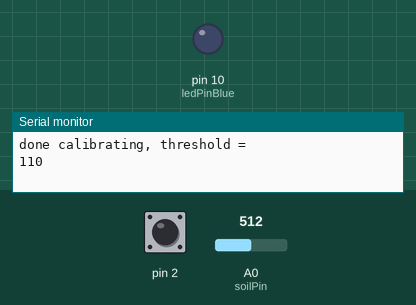
The sketch below on a simulated Arduino Uno, built with avr-gcc and run on an emulated ATmega328P. On the bench: output pins drawn as LEDs (lit = HIGH), the last lines printed to the serial monitor. The test bench sets the inputs (shaded band); at power-on: pin 2 HIGH, A0 (soilPin) = 512. Pins used as bus, display or sensor lines are not drawn.

Above: at 6.2 s.
6.3 s: pin 2 pulled LOW for 0.15 s
At 6.7 s:
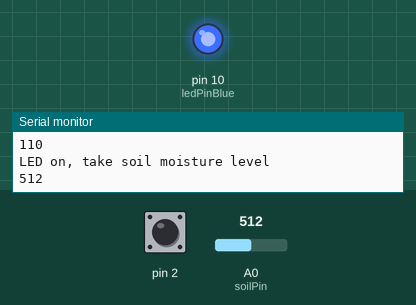
7.9 s: pin 2 pulled LOW for 1 s
At 9.0 s:
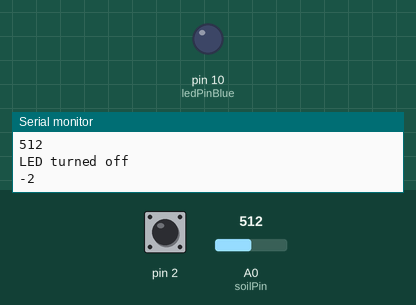
10.4 s: pin 2 pulled LOW for 3.2 s
At 10.9 s:
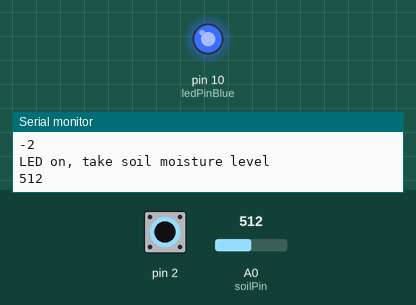
Timing chart, 0 to 13.4 s (numbered marks = the images above; inputs shaded):
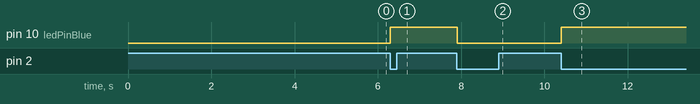

Measured:
- after the input at 6.3 s, pin 10 (ledPinBlue): LOW → HIGH at once
- after the input at 7.9 s, pin 10 (ledPinBlue): HIGH → LOW at once
- after the input at 10.4 s, pin 10 (ledPinBlue): LOW → HIGH at once

The sketch:

Garden_Helper.ino
```cpp
#include <CapacitiveSensor.h>


CapacitiveSensor blueSensor = CapacitiveSensor(4,2);


const int ledPinBlue =10;


int prevTouchStateBlue = LOW;
bool powerOnBlue = false;


int soilVal;
int soilPin = A0;
int soilPower = 13;


int threshold = 0; //capacitive touch threshold
int debounceTime = 50;
long startTime;


void setup() {
 Serial.begin(9600);
 pinMode(ledPinBlue, OUTPUT);
 pinMode(soilPower, OUTPUT);
 digitalWrite(soilPower, LOW);


 //calibrate threshold because the soil moisture sensor affects the sensitivity of the capacitive touch sensor
 Serial.println("calibrating, remove and insert soil moisture sensor for FIVE seconds");
 delay(1000);
  while(millis() < 5000) {
     long sensorVal = blueSensor.capacitiveSensor(30);
     if (sensorVal > threshold) {
         threshold = sensorVal;
     }
  }
  threshold = threshold + 100;


  Serial.println("done calibrating, threshold = ");
  Serial.println(threshold);

  startTime = millis(); // Set time for debounce check


}


void loop() {
  long blueSensorValue = blueSensor.capacitiveSensor(30);
  checkForTouch(blueSensorValue, ledPinBlue, prevTouchStateBlue, powerOnBlue);
}


//reads the soil moisture level
int readSoil()
{


   digitalWrite(soilPower, HIGH);//turn D13 "On"
   delay(10);//wait 10 milliseconds
   soilVal = analogRead(soilPin);//Read the SIG value form sensor
   digitalWrite(soilPower, LOW);//turn D13 "Off"
   return soilVal;//send current moisture value
}


//checks whether there has been a high or low change to the capacitive touch sensor
void checkForTouch(int sensorValue, int ledPin, int &prevTouchState, bool &powerOn)
{
 long currentTime = millis();  // Get current time to be used for debounce check
  int touchState = LOW;
  if (sensorValue > threshold) {
   touchState = HIGH;


  }


 bool debounceCheck = currentTime - startTime > debounceTime; // Ensure that there isn't a flicker
 bool stateChange = touchState == HIGH && prevTouchState != HIGH; // Check if the button has been pressed down


 if ( stateChange && debounceCheck ) {
   int state = powerOn ? LOW : HIGH; // Get new state of LED
   powerOn = !powerOn; // Track the state of the LED
   digitalWrite(ledPin, state); // Change the state of the LED
   startTime = millis(); // Reset time for debounce check

   if (state == HIGH) {
     Serial.println("LED on, take soil moisture level");
     int val = readSoil();
     Serial.println(val); //for python code
   } else{
     Serial.println("LED turned off");
     Serial.println("-2"); //for python code

   }
 }


 prevTouchState = touchState;


}
```
